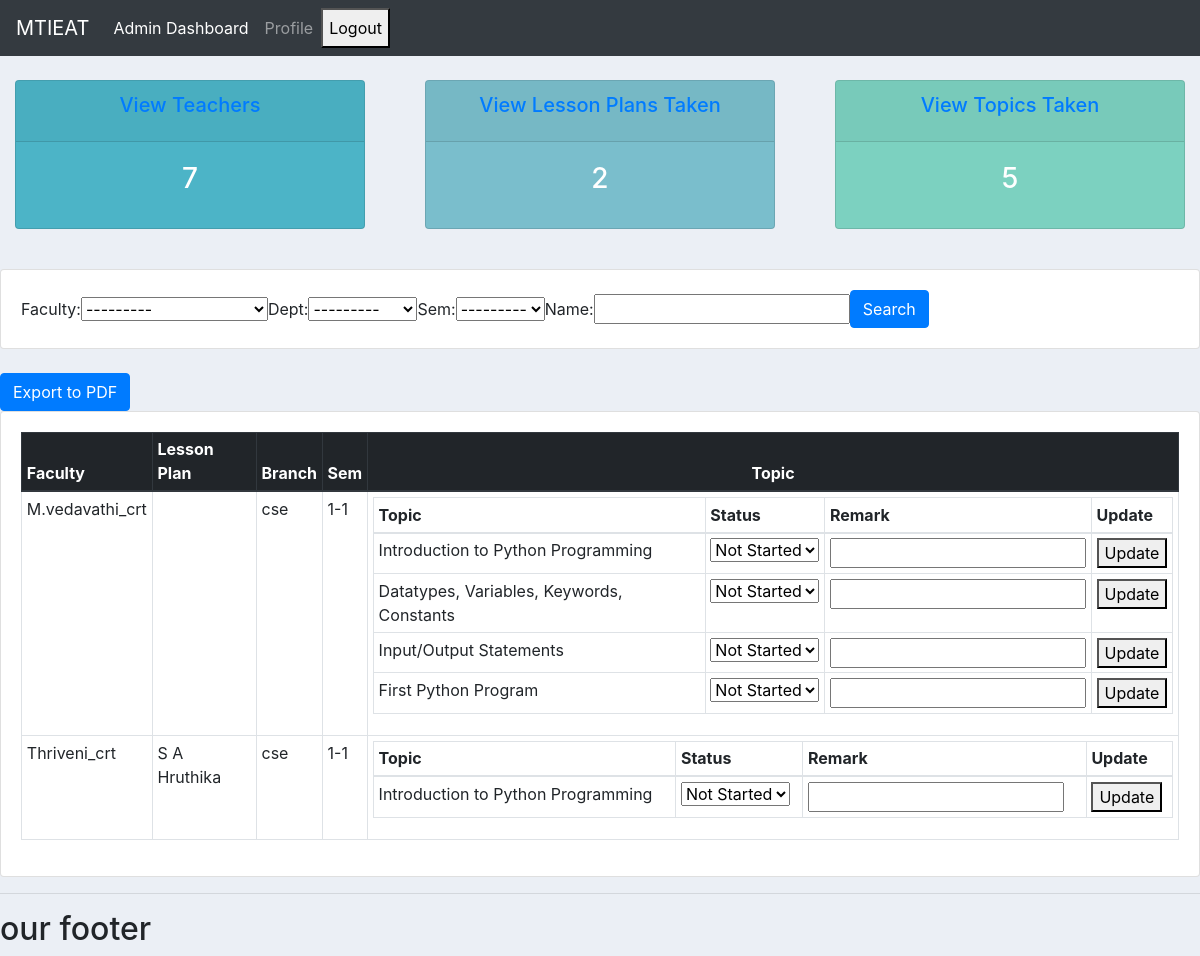
The app's page /report/admin/dashboard/thrivenialamanur@gmail.com/ with its own data.
### report/models.py (models this page shows, shortened)
class UserModel(models.Model):
    uname=models.CharField(default='xyz',max_length=100)
    email = models.EmailField(primary_key=True)
    password = models.CharField(max_length=25)
    user_type = models.CharField(max_length=20, choices=[
        ('admin', 'Admin'), ('faculty', 'Faculty')
    ])
    contact = models.CharField(max_length=20)
    dept = models.CharField(max_length=20, choices=[
        ('civil', 'Civil'), ('mech', 'Mechanical'), ('eee', 'EEE'),
        ('ece', 'ECE'), ('cse', 'CSE'), ('ai_ds', 'AI&DS'),
        ('ds', 'DS'), ('crt', 'CRT'), ('hns', 'H&S')
    ])
    def __str__(self):
        return self.uname+"_"+self.dept

class LessonPlan(models.Model):
    id = models.AutoField(primary_key=True)
    name = models.CharField(max_length=255)
    faculty = models.ForeignKey(UserModel, related_name='courses',on_delete=models.DO_NOTHING,null=True,blank=True)
    dept = models.CharField(max_length=20, choices=[
        ('civil', 'Civil'), ('mech', 'Mechanical'), ('eee', 'EEE'),
        ('ece', 'ECE'), ('cse', 'CSE'), ('ai_ds', 'AI&DS'),
        ('ds', 'DS'), ('crt', 'CRT'), ('hns', 'H&S')
    ])
    sem = models.CharField(max_length=20, choices=[
        ('1-1', 'I-I'), ('1-2', 'I-II'), ('2-1', 'II-I'),
        ('2-2', 'II-II'), ('3-1', 'III-I'), ('3-2', 'III-II'),
        ('4-1', 'IV-I'), ('4-2', 'IV-II')
    ])
    topic_ids = models.ManyToManyField(Topic, related_name='courses')

class Topic(models.Model):
    topic_id = models.AutoField(primary_key=True)
    topic_name = models.CharField(max_length=100)
    faculty = models.ForeignKey(UserModel,on_delete=models.DO_NOTHING,null=True,blank=True)
    dept = models.CharField(max_length=20, choices=[
        ('civil', 'Civil'), ('mech', 'Mechanical'), ('eee', 'EEE'),
        ('ece', 'ECE'), ('cse', 'CSE'), ('ai_ds', 'AI&DS'),
        ('ds', 'DS'), ('crt', 'CRT'), ('hns', 'H&S')
    ])
    sem = models.CharField(max_length=20, choices=[
        ('1-1', 'I-I'), ('1-2', 'I-II'), ('2-1', 'II-I'),
        ('2-2', 'II-II'), ('3-1', 'III-I'), ('3-2', 'III-II'),
        ('4-1', 'IV-I'), ('4-2', 'IV-II')
    ])
    target_date = models.DateField(null=True, blank=True)
    status = models.CharField(max_length=10, choices=[('co', 'CO'), ('ns', 'NS')], default='ns')
    remarks = models.TextField(null=True, blank=True)

### report/views.py (the view)
# urls.py: path('admin/dashboard/<str:email>/', views.admin_dashboard, name='admin_dashboard'),
def admin_dashboard(request, email):
    all_lesson_plans = LessonPlan.objects.all()
    myFilter = LessonPlanFilter(request.GET, queryset=all_lesson_plans)
    filtered_lesson_plans = myFilter.qs
    total_lesson_plans_count = filtered_lesson_plans.count()
    total_topics_count = Topic.objects.count()
    total_users_count = UserModel.objects.count()
    lesson_plan_details = []
    for lesson_plan in filtered_lesson_plans:
        name = lesson_plan.name
        faculty = lesson_plan.faculty
        dept = lesson_plan.dept
        sem = lesson_plan.sem
        topics_for_plan = lesson_plan.topic_ids.all()
        topic_details = []
        for topic in topics_for_plan:
            topic_details.append({
                'topic_id': topic.topic_id,
                'topic_name': topic.topic_name,
                'dept': topic.dept,
                'sem': topic.sem,
                'target_date': topic.target_date,
                'status': topic.status,
                'remarks': topic.remarks,
            })
        lesson_plan_details.append({
            'name': name,
            'faculty': faculty,
            'dept': dept,
            'sem': sem,
            'topics': topic_details,
        })
    context = {
        'lesson_plan_details': lesson_plan_details,
        'total_lesson_plans_count': total_lesson_plans_count,
        'total_topics_count': total_topics_count,
        'total_users_count': total_users_count,
        'myFilter': myFilter,  # Pass the filter to the template context
    }
    return render(request, 'report/admin_dashboard.html', context)

### report/templates/report/admin_dashboard.html (shortened to what this page needs)
{% extends 'report/main.html' %}
{% load static %}
{% block content %}
{% include 'report/admin_navbar.html' %}
<br>
<div class="row">
    <div class="col">
        <div class="col-md">
            <div class="card text-center text-white mb-3" id="total-orders">
                <div class="card-header">
                    <h5 class="card-title"><a href="{% url 'faculty_list' %}">View Teachers</a>
                    </h5>
                </div>
                <div class="card-body">
                    <h3 class="card-title">{{ total_users_count }}</h3>
                </div>
            </div>
        </div>
    </div>
    <div class="col">
        <div class="col-md">
            <div class="card text-center text-white mb-3" id="orders-delivered">
                <div class="card-header">
                    <h5 class="card-title"><a href="{% url 'lesson_plan_list' %}">View Lesson Plans Taken</a></h5>
                </div>
                <div class="card-body">
                    <h3 class="card-title">{{ total_lesson_plans_count }}</h3>
                </div>
            </div>
        </div>
    </div>
    <div class="col">
        <div class="col-md">
            <div class="card text-center text-white mb-3" id="orders-pending">
                <div class="card-header">
                    <h5 class="card-title"><a href="{% url 'topic_list' %}">View Topics Taken</a></h5>
                </div>
                <div class="card-body">
                    <h3 class="card-title">{{ total_topics_count }}</h3>
                </div>
            </div>
        </div>
    </div>
</div>
<br>
<div class="row">
    <div class="col">
        <div class="card card-body">
            <form method="get" class="form-inline">
                {% for field in myFilter.form %}
                    <div class="form-group">
                        {{ field.label_tag }}
                        {{ field }}
                    </div>
                {% endfor %}
                <button class="btn btn-primary" type="submit">Search</button>
            </form>
        </div>
    </div>
</div>
<br>
<button id="exportToPDF" class="btn btn-primary" >Export to PDF</button>
<br>
<div class="row" id="export_element">
    <div class="col-md">
        <div class="card card-body">
            <table id="topicTable" class="table table-bordered table-sm">
                <thead class="thead-dark">
                    <tr>
                        <th>Faculty</th>
                        <th>Lesson Plan</th>
                        <th>Branch</th>
                        <th>Sem</th>
                        <th class="text-center">Topic</th>
                    </tr>
                </thead>
                <tbody>
                    {% for lesson_plan in lesson_plan_details %}
                    <tr>
                        <td>{{ lesson_plan.faculty}}</td>
                        <td>{{ lesson_plan.name }}</td>
                        <td>{{ lesson_plan.dept }}</td>
                        <td>{{ lesson_plan.sem }}</td>
                        <td>
                            <table id="topicTable1" class="table table-sm">
                                <thead>
                                    <tr>
                                        <th>Topic</th>
                                        <th>Status</th>
                                        <th>Remark</th>
                                        <th>Update</th>
                                    </tr>
                                </thead>
                                <tbody>
                                    {% for topic in lesson_plan.topics %}
                                    <tr>
                                        <td>{{ topic.topic_name }}</td>
                                        <td>
                                            <select id="status_{{ topic.topic_id }}">
                                                <option value="ns" {% if topic.status == 'ns' %}selected{% endif %}>Not Started</option>
                                            </select>
                                        </td>
                                        <td>
                                            <input type="text" id="remarks_{{ topic.topic_id }}" value="{{ topic.remarks }}">
                                        </td>
                                        <td>
                                            <button onclick="updateTopic({{ topic.topic_id }})">Update</button>
                                        </td>
                                    </tr>
                                    {% endfor %}
                                </tbody>
                            </table>
                        </td>
                    </tr>
                    {% endfor %}
                </tbody>
            </table>
        </div>
    </div>
</div>
{% endblock %}

### report/static/css/main.css (style rules this page uses)
body { background-color: #ebeff5; }
#total-orders { background-color: #4cb4c7; }
#orders-delivered { background-color: #7abecc; }
#orders-pending { background-color: #7CD1C0; }

### records on screen
UserModel: faculty "M.vedavathi_crt", dept "cse", sem "1-1"
Topic: topic_name "Introduction to Python Programming"
Topic: topic_name "Datatypes, Variables, Keywords, Constants"
Topic: topic_name "Input/Output Statements"
Topic: topic_name "First Python Program"
UserModel: faculty "Thriveni_crt", name "S A Hruthika", dept "cse", sem "1-1"
Topic: topic_name "Introduction to Python Programming"

### other values on screen
{{ total_users_count }} "7"
{{ total_lesson_plans_count }} "2"
{{ total_topics_count }} "5"
{{ field.label_tag }} "Faculty:" "Dept:" "Sem:" "Name:"
